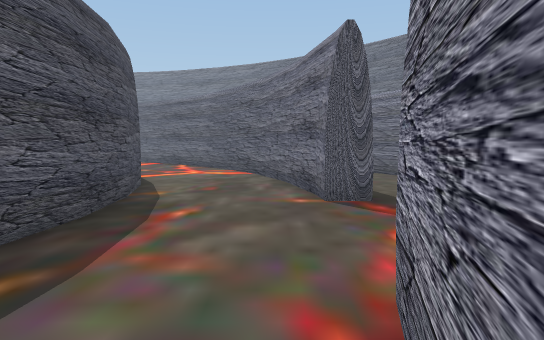
View 1 (above)

19 first-person views from a walk through a Unity game level. The camera is 1.3 m above the floor, tilts 4° down and sees 70° across. The floor is counted in squares, 1 m on a side. Each view is taken from the middle of a square. On the plan, view 1 faces up. The plan holds only what a view shows up to about 16 squares ahead; the rest is blank. The place goes on beyond the plan. The player is left out.

View 2
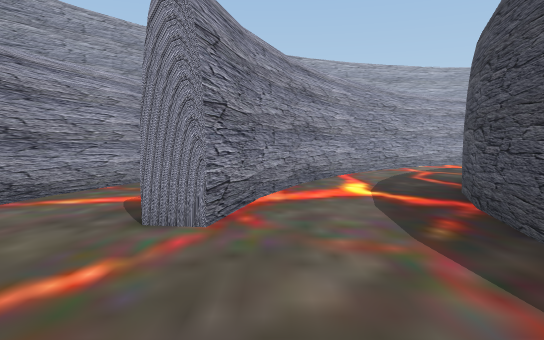

View 3
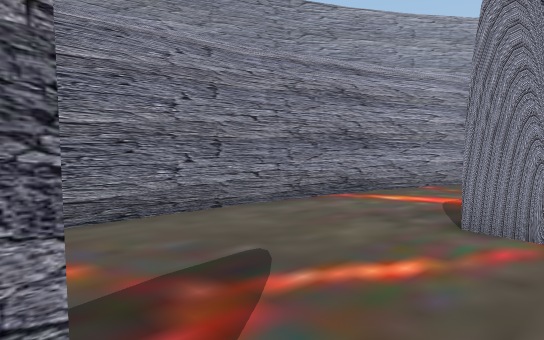

View 4
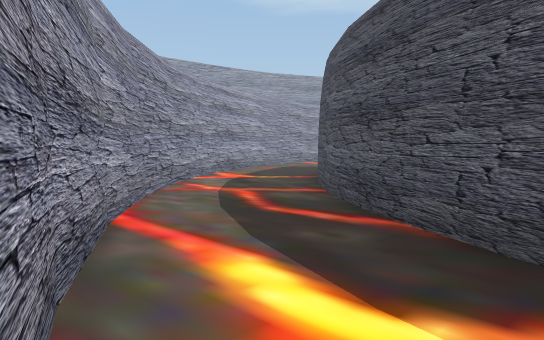

View 5
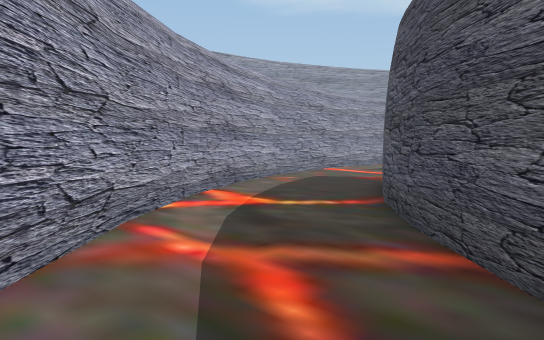

View 6
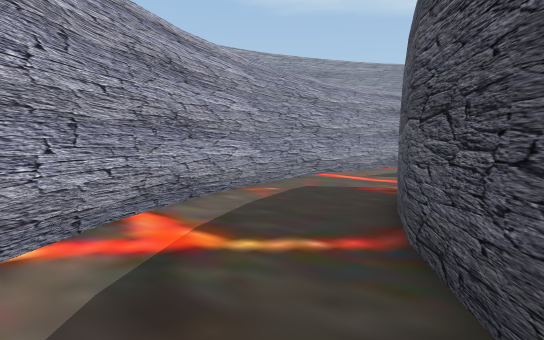

View 7
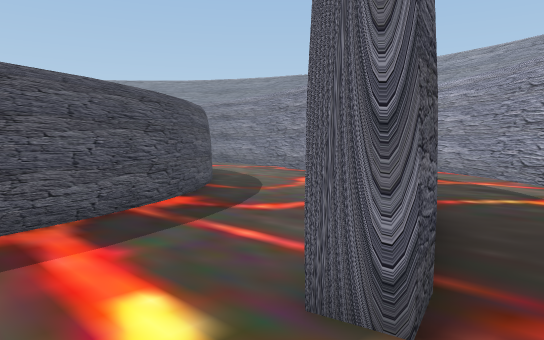

View 8
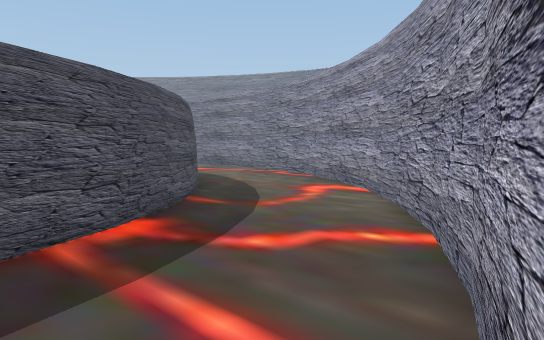

View 9
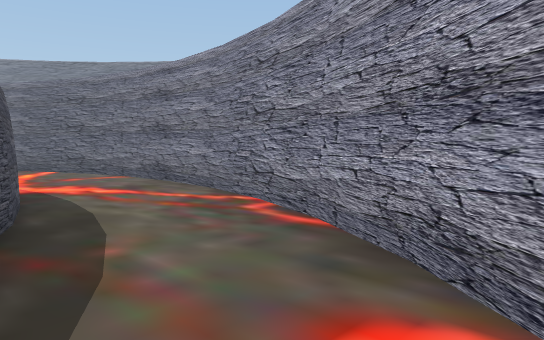

View 10
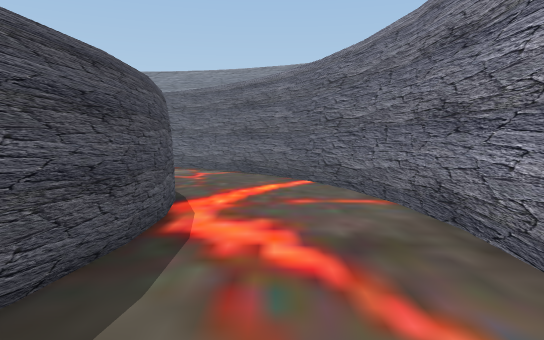

View 11
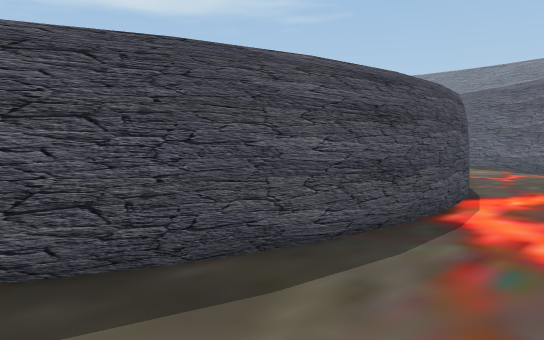

View 12
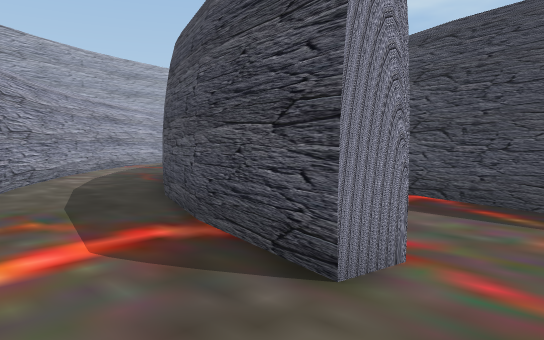

View 13
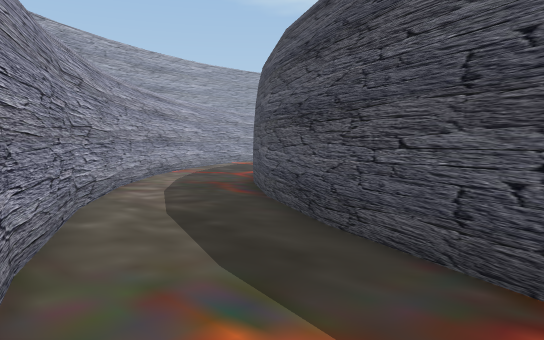

View 14
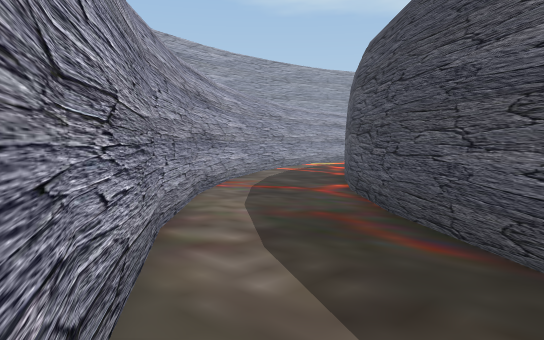

View 15
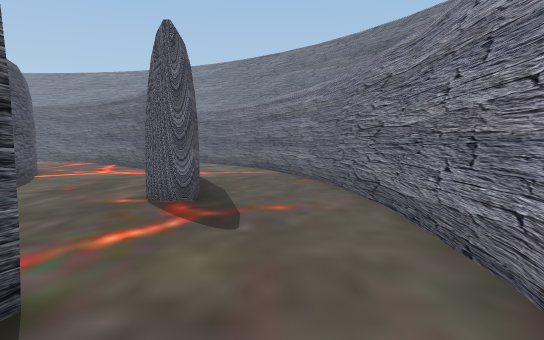

View 16
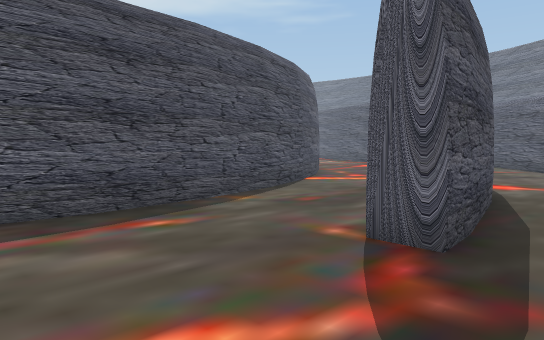

View 17
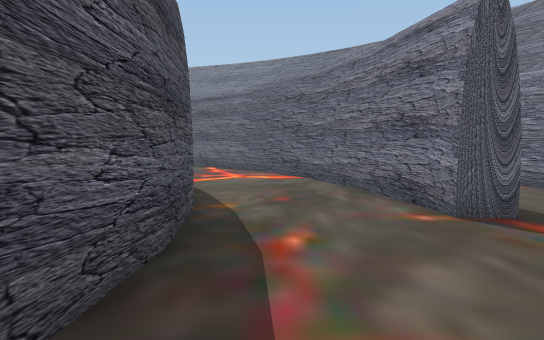

View 18
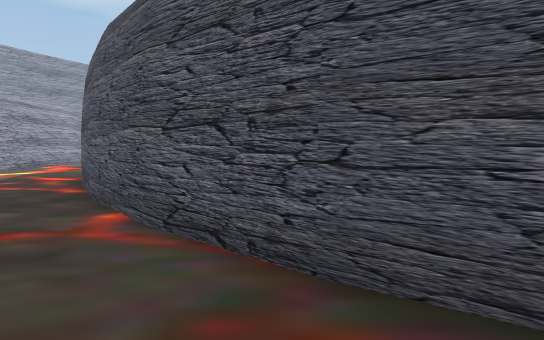

View 19
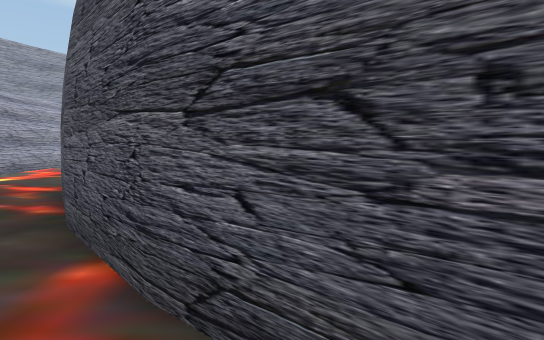

### Floor plan
Points are (right, up) in squares from view 1. A wall is a line through its corners. A room is listed if a view was taken in it or the views show most of it. See-through windows are left out.
Room 1 (views 1, 2, 3, 4, 5, 6, 7, 8, 9, 10, 11, 12, 13, 15, 16, 17)
walls: (-5.8, -0.9) (-4.9, 1.6) (-4.3, 4.1) (-4.1, 6.7); (-4.1, 1.4) (-5, -1.2); (-5, -1.1) (-6.3, -3.6); (-9.6, 2.3) (-10.3, 0.7); (-3.5, 4.1) (-4.1, 1.3); (-7, -3.2) (-5.7, -0.8); (-9.1, 4.1) (-9.6, 2.2); (-6.2, -3.5) (-7.9, -5.8); (-8.9, 6) (-9.2, 4); (-11.4, -1.2) (-12.6, -2.8); (-4.1, 6.6) (-4.3, 9.3); (-3.3, 6.7) (-3.5, 3.9); (0.3, -0.2) (1, 3.1) (2.1, 2.9) (1.3, -0.5); (-0.9, -3.3) (0.3, -0.1); (-8.5, -5.2) (-7, -3.1); (-7.8, -5.7) (-9.8, -7.7); (-12.5, -2.6) (-14, -4.1); (1.3, -0.4) (0.7, -2); (-2.5, -6.3) (-0.9, -3.2); (-4.3, 9.1) (-4.9, 11.8); (-3.5, 9.4) (-3.3, 6.6); (-10.3, -7.1) (-8.4, -5.2); (-13.9, -3.9) (-15.6, -5.2); (-9.6, -7.6) (-11.9, -9.4); (-9.2, 9.9) (-8.9, 7.9) (-8.9, 5.9); (-4.5, -8.9) (-2.4, -6.1); (-4.8, 11.7) (-5.7, 14.3); (1.1, 9.6) (0.4, 13.1); (-9.8, 11.6) (-9.3, 9.8); (-4.1, 12.1) (-3.5, 9.3); (-15.5, -5.1) (-17.3, -6); (5.4, -0.6) (6.2, 3.5); (4.2, -4.4) (5.5, -0.5); (-11.8, -9.3) (-14.3, -10.7); (2.1, 10) (2.3, 8.6) (1.2, 8.7) (1.1, 9.8); (6.2, 3.3) (6.4, 7.6); (-5.7, 14.1) (-7, 16.5); (-17.2, -5.9) (-19, -6.6); (0.4, 13) (-0.7, 16.2); (-5, 14.6) (-4, 12); (-14.6, -9.9) (-12.3, -8.6) (-10.2, -7); (6.4, 7.5) (6, 11.6); (1.5, 13.4) (2.2, 9.8); (-9.5, -13.3) (-6.8, -11.2) (-4.5, -8.8); (-6.9, 16.4) (-7.3, 17); (-6.1, 16.6) (-4.9, 14.5); (6, 11.4) (5, 15.5); (-16.8, -10.8) (-14.5, -9.9); (-0.6, 16.1) (-1.4, 17.5); (-16.6, -11.6) (-17.6, -11.9) (-17.8, -11); (-12.5, -14.9) (-9.4, -13.2); (5.1, 15.4) (4.8, 16.1); (-15.6, -16.1) (-12.3, -14.8); (-18.8, -16.9) (-15.5, -16.1); (-19.8, -17) (-18.7, -16.9)
ways out: opening at (2.5, -3.5) to room 2
Room 2 (view 14)
walls: (2.3, -8) (4.2, -4.4); (0.1, -3.7) (-1.6, -6.8); (-1.6, -6.7) (-3.7, -9.6); (0.7, -2) (0, -3.8)
ways out: opening at (2.5, -3.5) to room 1; opening at (0, -9) to room 3
Room 3 (views 18, 19)
walls: (-2.7, -14.4) (0.1, -11.3) (2.4, -7.9); (-3.6, -9.5) (-6.2, -12.1); (-6.1, -12) (-7.1, -12.7); (-4.9, -16.1) (-2.6, -14.3)
ways out: opening at (0, -9) to room 2; opening at (-6.5, -14.5)

Where each view was taken, in squares from view 1:
view 1: 0 up, 0 right, facing up
view 2: 9 up, 0 right, facing down
view 3: 9 up, 0 right, facing down-right
view 4: 0 up, 0 right, facing down-left
view 5: 5 down, 4 left, facing down-left
view 6: 7 down, 7 left, facing down-left
view 7: 13 down, 20 left, facing up-right
view 8: 11 down, 18 left, facing up-right
view 9: 5 down, 11 left, facing up-right
view 10: 1 up, 7 left, facing up
view 11: 0 up, 6 left, facing up-left
view 12: 5 up, 5 right, facing down-left
view 13: 0 up, 5 right, facing down-left
view 14: 6 down, 3 right, facing down-left
view 15: 0 up, 4 right, facing up
view 16: 4 up, 4 right, facing up-left
view 17: 2 up, 2 left, facing up
view 18: 10 down, 0 right, facing left
view 19: 11 down, 3 left, facing left
